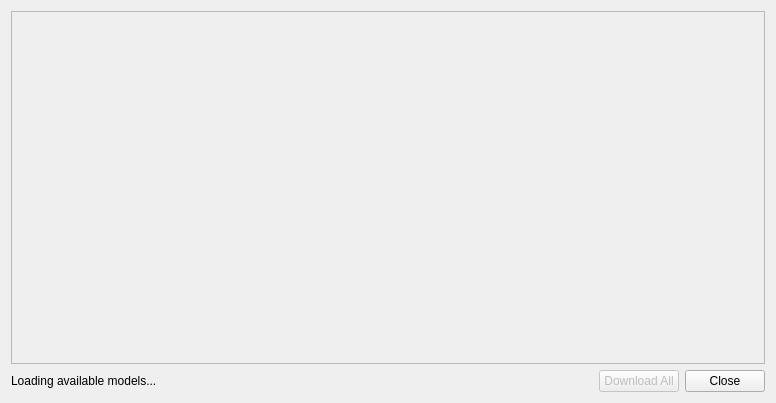
<?xml version="1.0" encoding="UTF-8"?>
<ui version="4.0">
 <class>DownloadModelsDialog</class>
 <widget class="QDialog" name="DownloadModelsDialog">
  <property name="geometry">
   <rect>
    <x>0</x>
    <y>0</y>
    <width>776</width>
    <height>403</height>
   </rect>
  </property>
  <property name="minimumSize">
   <size>
    <width>450</width>
    <height>300</height>
   </size>
  </property>
  <property name="windowTitle">
   <string>Download Models</string>
  </property>
  <layout class="QVBoxLayout" name="main_layout">
   <item>
    <widget class="QScrollArea" name="scroll_area">
     <property name="widgetResizable">
      <bool>true</bool>
     </property>
     <widget class="QWidget" name="scroll_contents">
      <property name="geometry">
       <rect>
        <x>0</x>
        <y>0</y>
        <width>750</width>
        <height>311</height>
       </rect>
      </property>
      <layout class="QVBoxLayout" name="scroll_contents_layout"/>
     </widget>
    </widget>
   </item>
   <item>
    <layout class="QHBoxLayout" name="button_layout">
     <item>
      <widget class="QLabel" name="status_label">
       <property name="text">
        <string>Loading available models...</string>
       </property>
      </widget>
     </item>
     <item>
      <spacer name="button_spacer">
       <property name="orientation">
        <enum>Qt::Orientation::Horizontal</enum>
       </property>
       <property name="sizeHint" stdset="0">
        <size>
         <width>0</width>
         <height>0</height>
        </size>
       </property>
      </spacer>
     </item>
     <item>
      <widget class="QPushButton" name="download_button">
       <property name="enabled">
        <bool>false</bool>
       </property>
       <property name="text">
        <string>Download All</string>
       </property>
      </widget>
     </item>
     <item>
      <widget class="QPushButton" name="close_button">
       <property name="text">
        <string>Close</string>
       </property>
      </widget>
     </item>
    </layout>
   </item>
  </layout>
 </widget>
 <resources/>
 <connections/>
</ui>
